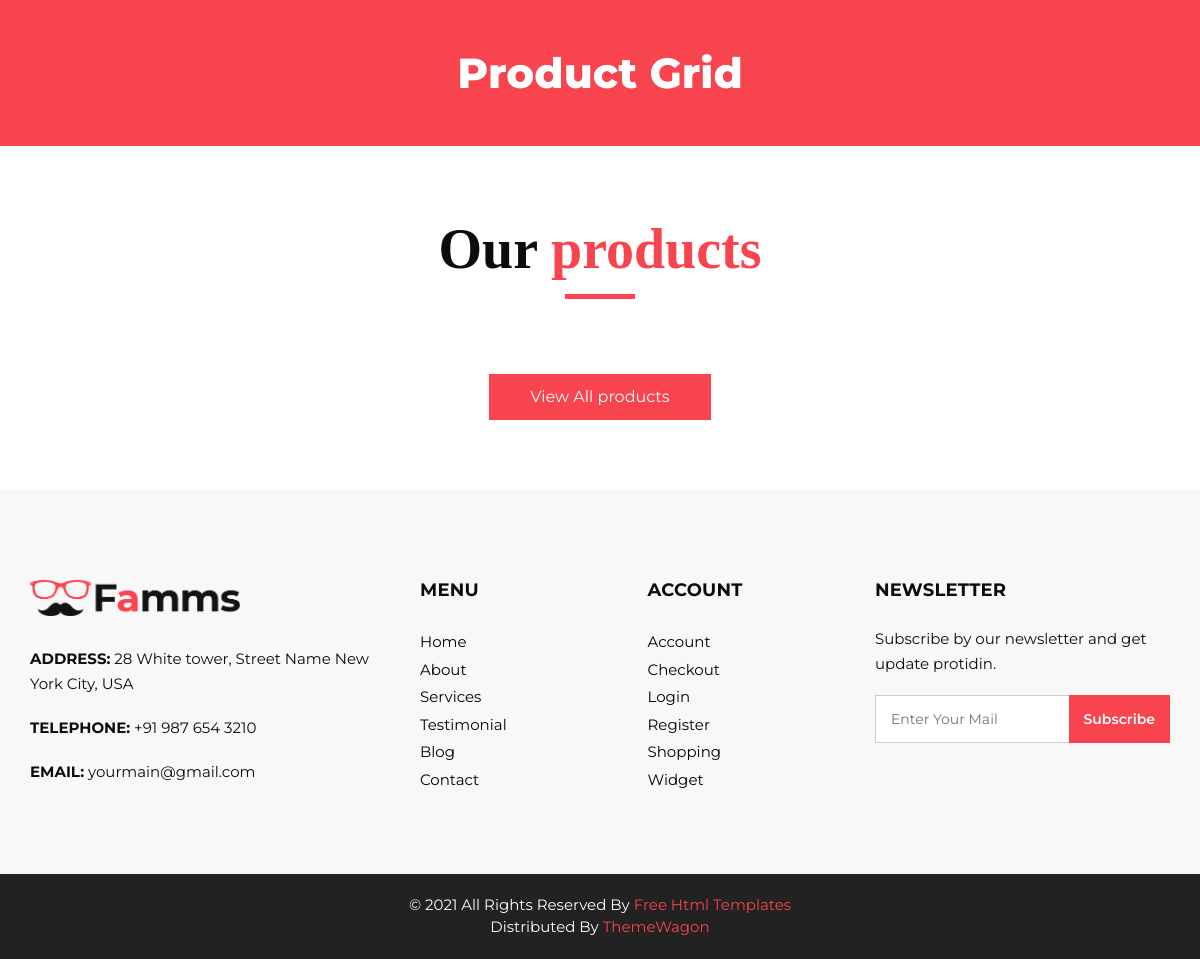
/product/ (lower part), run on an earlier commit of the app's database.
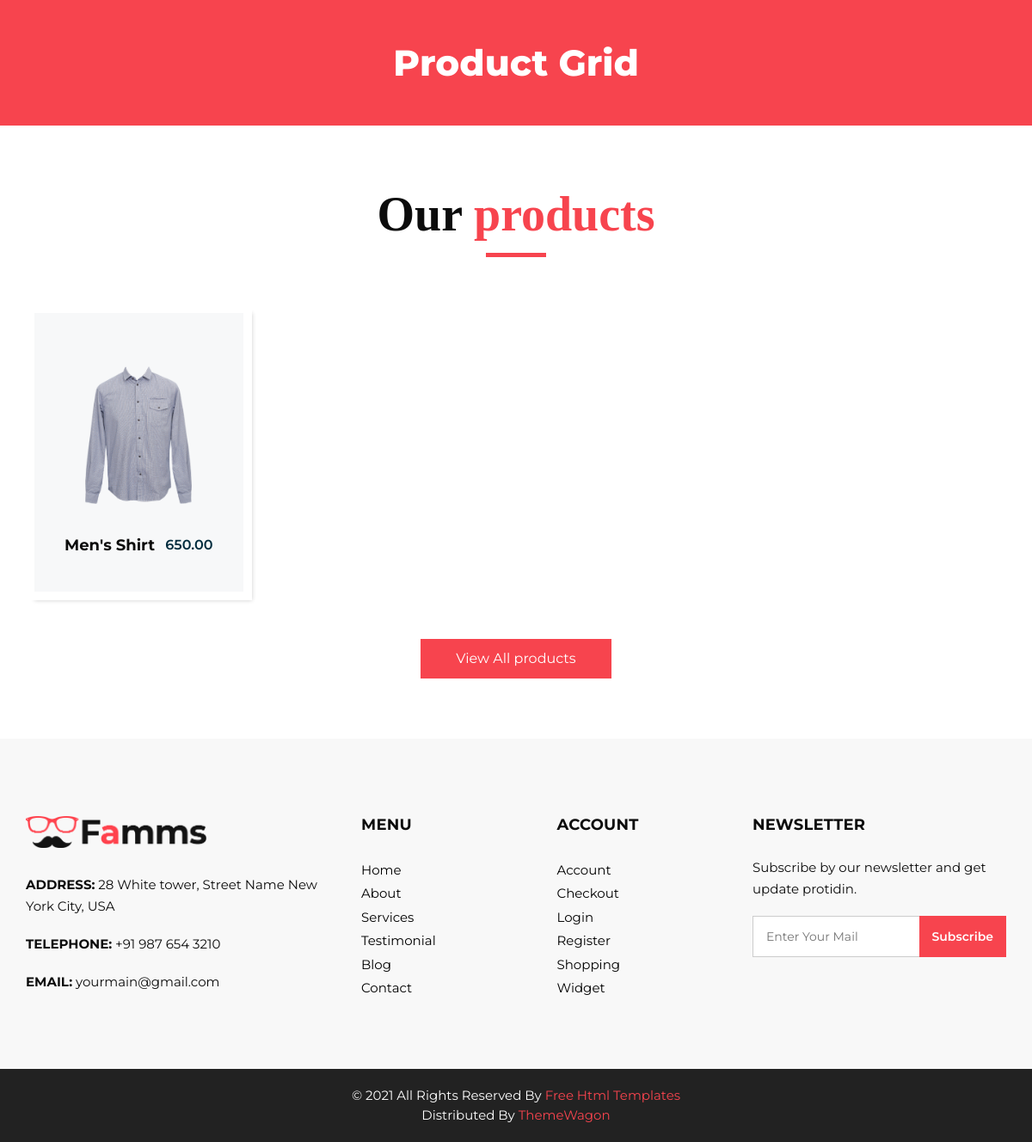
And on a later commit of the database.
### product/models.py (models this page shows, shortened)
class Product(models.Model):
    img = models.ImageField(upload_to='media/product_img/', blank=True, null=True)
    name = models.CharField(max_length=250)
    description = models.TextField(blank=True,null=True)
    price = models.DecimalField(max_digits=10,decimal_places=2)
    created_at = models.DateTimeField(auto_now_add=True)
    updated_at = models.DateTimeField(auto_now=True)

### product/views.py (the view)
# urls.py: path('product/',include('product.urls')),
def product(request):
    products = Product.objects.all()
    return render(request,'product.html',{'Product':products})

### templates/product.html (shortened to what this page needs)
{%extends 'base.html'%}
{%load static%}
{%block content%}
      <section class="inner_page_head">
         <div class="container_fuild">
            <div class="row">
               <div class="col-md-12">
                  <div class="full">
                     <h3>Product Grid</h3>
                  </div>
               </div>
            </div>
         </div>
      </section>
      <section class="product_section layout_padding">
         <div class="container">
            <div class="heading_container heading_center">
               <h2>
                  Our <span>products</span>
               </h2>
            </div>
            <div class="row">
               {%for products in Product%}
               <div class="col-sm-6 col-md-4 col-lg-3">
                  <div class="box">
                     <div class="img-box">
                        <img src={{ products.img.url }} alt="">
                     </div>
                     <div class="detail-box">
                        <h5>
                           Men's Shirt
                        </h5>
                        <h6>
                           {{products.price}}
                        </h6>
                     </div>
                  </div>
               </div>
               {%endfor%}
            </div>
            <div class="btn-box">
               <a href="">
               View All products
               </a>
            </div>
         </div>
      </section>
{%endblock content%}

### templates/base.html (shortened to what this page needs)
{%load static %}
<!DOCTYPE html>
<html>
   <head>
      <link rel="stylesheet" type="text/css" href={% static "css/bootstrap.css" %} />
      <link href={% static "css/font-awesome.min.css" %} rel="stylesheet" />
      <link href={% static "css/style.css" %} rel="stylesheet" />
      <link href={% static "css/responsive.css" %} rel="stylesheet" />
   </head>
   <body>
      {%block content%}
      {%endblock content%}
      <footer>
         <div class="container">
            <div class="row">
               <div class="col-md-4">
                   <div class="full">
                      <div class="logo_footer">
                        <a href="#"><img width="210" src={% static "images/logo.png" %} alt="#" /></a>
                      </div>
                      <div class="information_f">
                        <p><strong>ADDRESS:</strong> 28 White tower, Street Name New York City, USA</p>
                        <p><strong>TELEPHONE:</strong> +91 987 654 3210</p>
                        <p><strong>EMAIL:</strong> yourmain@gmail.com</p>
                      </div>
                   </div>
               </div>
               <div class="col-md-8">
                  <div class="row">
                  <div class="col-md-7">
                     <div class="row">
                        <div class="col-md-6">
                     <div class="widget_menu">
                        <h3>Menu</h3>
                        <ul>
                           <li><a href="#">Home</a></li>
                           <li><a href="#">About</a></li>
                           <li><a href="#">Services</a></li>
                           <li><a href="#">Testimonial</a></li>
                           <li><a href="#">Blog</a></li>
                           <li><a href="#">Contact</a></li>
                        </ul>
                     </div>
                  </div>
                  <div class="col-md-6">
                     <div class="widget_menu">
                        <h3>Account</h3>
                        <ul>
                           <li><a href="#">Account</a></li>
                           <li><a href="#">Checkout</a></li>
                           <li><a href="#">Login</a></li>
                           <li><a href="#">Register</a></li>
                           <li><a href="#">Shopping</a></li>
                           <li><a href="#">Widget</a></li>
                        </ul>
                     </div>
                  </div>
                     </div>
                  </div>
                  <div class="col-md-5">
                     <div class="widget_menu">
                        <h3>Newsletter</h3>
                        <div class="information_f">
                          <p>Subscribe by our newsletter and get update protidin.</p>
                        </div>
                        <div class="form_sub">
                           <form>
                              <fieldset>
                                 <div class="field">
                                    <input type="email" placeholder="Enter Your Mail" name="email" />
                                    <input type="submit" value="Subscribe" />
                                 </div>
                              </fieldset>
                           </form>
                        </div>
                     </div>
                  </div>
                  </div>
               </div>
            </div>
         </div>
      </footer>
      <div class="cpy_">
         <p class="mx-auto">© 2021 All Rights Reserved By <a href="https://html.design/">Free Html Templates</a><br>
            Distributed By <a href="https://themewagon.com/" target="_blank">ThemeWagon</a>
         </p>
      </div>
   </body>
</html>

### static/css/style.css (style rules this page uses)
* { box-sizing: border-box; }
body { font-family: 'Montserrat', sans-serif; color: #0c0c0c; background-color: #ffffff; overflow-x: hidden; }
.layout_padding { padding: 70px 0; }
h1, h2 { font-family: 'Playfair Display', serif; }
.heading_container { display: -webkit-box; display: -ms-flexbox; display: flex; -webkit-box-orient: vertical; -webkit-box-direction: normal; -ms-flex-direction: column; flex-direction: column; -webkit-box-align: start; -ms-flex-align: start; align-items: flex-start; }
.heading_container h2 { position: relative; margin-bottom: 0; font-size: 3.5rem; font-weight: bold; }
.heading_container h2::after { content: ""; display: block; width: 70px; height: 5px; background: #f7444e; margin: 10px auto 10px; }
.heading_container h2 span { color: #f7444e; }
.heading_container.heading_center { -webkit-box-align: center; -ms-flex-align: center; align-items: center; text-align: center; }
a, a:hover, a:focus { text-decoration: none; }
.product_section .heading_container { margin-bottom: 20px; }
.product_section .box { position: relative; margin-top: 25px; padding: 35px 35px; background-color: #f7f8f9; -webkit-transition: all .3s; transition: all .3s; overflow: hidden; box-shadow: 5px 5px 5px -5px rgba(0,0,0,.2); border: solid #fff 10px; }
.product_section .box .img-box { display: -webkit-box; display: -ms-flexbox; display: flex; -webkit-box-pack: center; -ms-flex-pack: center; justify-content: center; -webkit-box-align: center; -ms-flex-align: center; align-items: center; height: 215px; }
.product_section .box .img-box img { max-width: 100%; max-height: 160px; -webkit-transition: all .3s; transition: all .3s; }
.product_section .box .detail-box { text-align: center; display: -webkit-box; display: -ms-flexbox; display: flex; -webkit-box-pack: justify; -ms-flex-pack: justify; justify-content: space-between; }
.product_section .box .detail-box h5 { font-size: 18px; margin-top: 10px; }
.product_section .box .detail-box h6 { margin-top: 10px; color: #002c3e; font-weight: 600; }
.product_section .btn-box { display: -webkit-box; display: -ms-flexbox; display: flex; -webkit-box-pack: center; -ms-flex-pack: center; justify-content: center; margin-top: 45px; }
.product_section .btn-box a { display: inline-block; padding: 10px 40px; background-color: #f7444e; border: 1px solid #f7444e; color: #ffffff; border-radius: 0; -webkit-transition: all 0.3s; transition: all 0.3s; }
.detail-box h5 { font-size: 21px; font-weight: 700; }
.inner_page_head { background: #f7444e; text-align: center; color: #fff; padding-top: 50px; padding-bottom: 40px; }
.inner_page_head h3 { font-size: 42px; font-weight: 800; }
footer { background: #f8f8f8; padding: 90px 0 70px; }
.logo_footer { margin-bottom: 30px; }
.information_f p { margin-bottom: 1.2rem; line-height: 25px; font-size: 15px; }
.widget_menu h3 { font-size: 18px; font-weight: 700; text-transform: uppercase; letter-spacing: 0.2px; margin-bottom: 25px; }
.widget_menu ul { list-style: none; padding: 0; margin: 0; }
.widget_menu ul li { float: left; width: 100%; }
.widget_menu ul li a { font-size: 15px; color: #000; margin-bottom: 0; float: left; width: 100%; margin-top: 5px; }
.field { display: flex; }
.widget_menu { float: left; width: 100%; }
div.form_sub .field input[type="email"], div.form_sub .field input[type="email"]:hover, div.form_sub .field input[type="email"]:focus { padding: 10px 110px 10px 15px; border-radius: 0; border: solid #ccc 1px; font-size: 14px; position: relative; box-shadow: none; width: 100%; height: 48px; }
.form_sub { position: relative; }
.form_sub input[type="email"] + input[type="submit"] { position: absolute; right: 0; background: #f7444e; color: #fff; border: none; top: 0px; font-size: 14px; height: 48px; font-weight: 600; padding: 0 15px; }
form input { background: #fff; border: solid #ccc 1px; padding: 15px 15px; width: 100%; font-size: 14px; margin-bottom: 20px; text-transform: capitalize; line-height: normal; }
form input[type="submit"] { border: none; padding: 15px 45px; width: auto; font-size: 16px; text-transform: capitalize; line-height: normal; margin: 0 auto; display: flex; background: #333; color: #fff; font-weight: 600; transition: ease all 0.1s; }
.cpy_ { background: #222; text-align: center; padding: 20px 0; }
.cpy_ p { margin: 0; color: #fff; font-size: 15px; font-weight: 400; }
.cpy_ p a { margin: 0; color: #f7444e; font-size: 15px; font-weight: 400; }

### static/css/responsive.css (style rules this page uses)
@media (min-width: 1200px) { .container { max-width: 1170px; } }

What changed in the data, as far as the page shows it:
added Product: img (picture), price "650.00"
